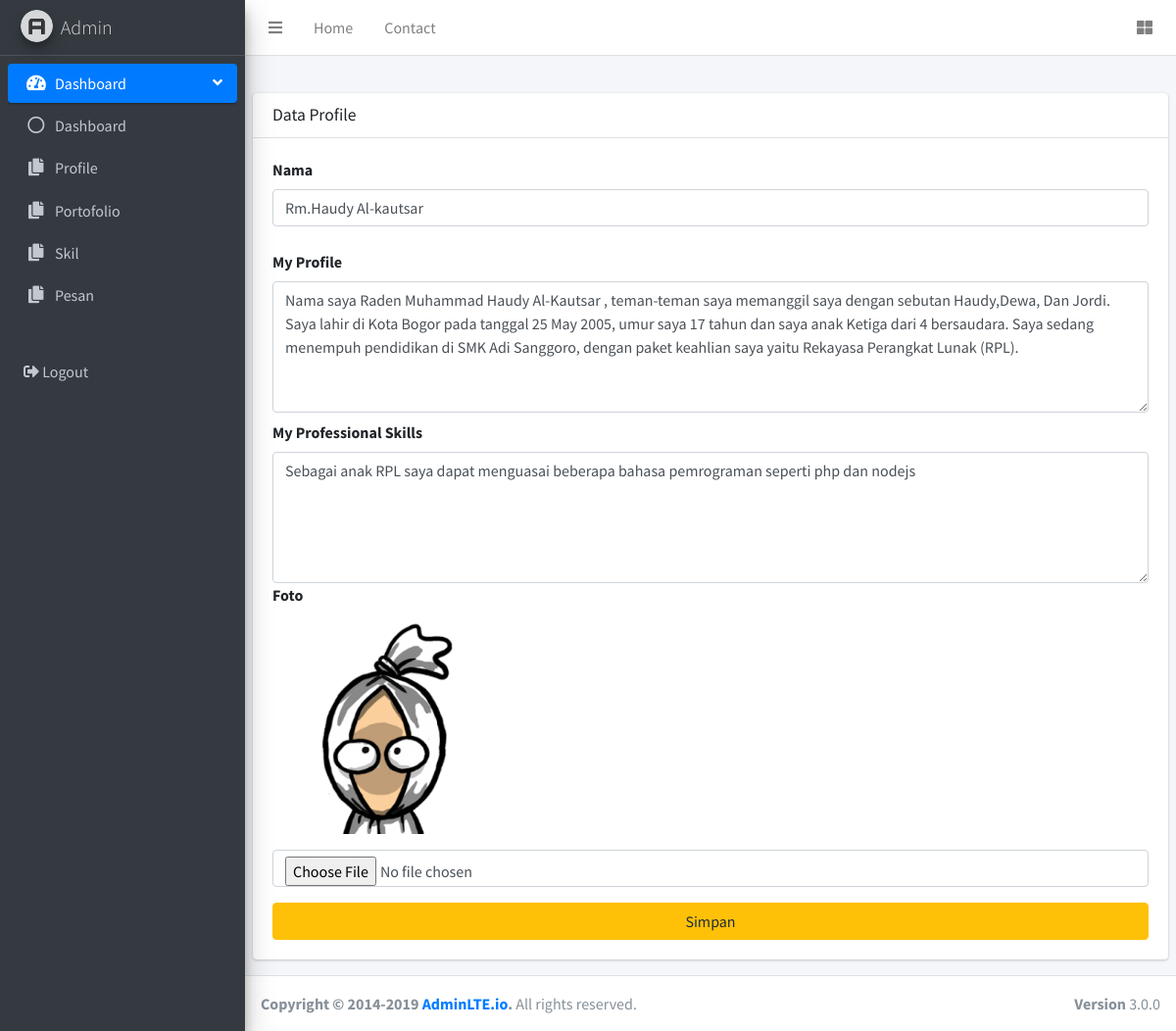
The app's page /admin/pages/layout/profile.php (signed in) with its own data.
### tables this page shows
CREATE TABLE `tb_profile` (
  `id_profile` int NOT NULL,
  `nama_lengkap` varchar(50) NOT NULL,
  `my_profile` text NOT NULL,
  `my_personal_skil` text NOT NULL,
  `gambar` varchar(50) NOT NULL
);

### admin/pages/layout/profile.php (the view, shortened to what this page needs)
<?php
include "../../../db/koneksi.php";
?>
<!DOCTYPE html>
<html>
<head>
    <link rel="stylesheet" href="../../plugins/fontawesome-free/css/all.min.css">
    <link rel="stylesheet" href="https://code.ionicframework.com/ionicons/2.0.1/css/ionicons.min.css">
    <link rel="stylesheet" href="../../plugins/datatables-bs4/css/dataTables.bootstrap4.css">
    <link rel="stylesheet" href="../../dist/css/adminlte.min.css">
</head>
<body class="hold-transition sidebar-mini">
    <div class="wrapper">
        <nav class="main-header navbar navbar-expand navbar-white navbar-light">
            <ul class="navbar-nav">
                <li class="nav-item">
                    <a class="nav-link" data-widget="pushmenu" href="#"><i class="fas fa-bars"></i></a>
                </li>
                <li class="nav-item d-none d-sm-inline-block">
                    <a href="../../index.html" class="nav-link">Home</a>
                </li>
                <li class="nav-item d-none d-sm-inline-block">
                    <a href="#" class="nav-link">Contact</a>
                </li>
            </ul>
            <ul class="navbar-nav ml-auto">
                <li class="nav-item">
                    <a class="nav-link" data-widget="control-sidebar" data-slide="true" href="#">
                        <i class="fas fa-th-large"></i>
                    </a>
                </li>
            </ul>
        </nav>
        <aside class="main-sidebar sidebar-dark-primary elevation-4">
            <a href="../../index.html" class="brand-link">
                <img src="../../dist/img/AdminLTELogo.png" alt="AdminLTE Logo" class="brand-image img-circle elevation-3" style="opacity: .8">
                <span class="brand-text font-weight-light">Admin</span>
            </a>
            <div class="sidebar">
                <nav class="mt-2">
                    <ul class="nav nav-pills nav-sidebar flex-column" data-widget="treeview" role="menu" data-accordion="false">
                        <li class="nav-item has-treeview menu-open">
                            <a href="#" class="nav-link active">
                                <i class="nav-icon fas fa-tachometer-alt"></i>
                                <p>
                                    Dashboard
                                    <i class="right fas fa-angle-left"></i>
                                </p>
                            </a>
                            <ul class="nav nav-treeview">
                                <li class="nav-item">
                                    <a href="../../index.php" class="nav-link">
                                        <i class="far fa-circle nav-icon"></i>
                                        <p>Dashboard</p>
                                    </a>
                                </li>
                            </ul>
                        </li>
                        <li class="nav-item has-treeview">
                            <a href="profile.php" class="nav-link">
                                <i class="nav-icon fas fa-copy"></i>
                                <p>
                                    Profile
                                </p>
                            </a>
                        </li>
                        <li class="nav-item has-treeview">
                            <a href="portofolio.php" class="nav-link">
                                <i class="nav-icon fas fa-copy"></i>
                                <p>
                                    Portofolio
                                </p>
                            </a>
                        </li>
                        <li class="nav-item has-treeview">
                            <a href="skil.php" class="nav-link">
                                <i class="nav-icon fas fa-copy"></i>
                                <p>
                                    Skil
                                </p>
                            </a>
                        </li>
                        <li class="nav-item has-treeview">
                            <a href="pesan.php" class="nav-link">
                                <i class="nav-icon fas fa-copy"></i>
                                <p>
                                    Pesan
                                </p>
                            </a>
                        </li>
                        <li class="nav-header"></li>
                        <li class="nav-item">
                            <a href="logout.php" class="nav-link">
                                <i class="fas fa-sign-out-alt"></i>
                                <p>
                                    Logout
                                </p>
                            </a>
                        </li>
                    </ul>
                </nav>
            </div>
        </aside>
        <div class="content-wrapper">
            <section class="content-header">
            </section>
            <section class="content">
                <div class="row">
                    <div class="col-12">
                        <div class="card">
                            <div class="card-header">
                                <h3 class="card-title">Data Profile</h3>
                            </div>
                            <div class="card-body">
                                <?php
                                $sqlProfile = mysqli_query($koneksi, "SELECT * FROM tb_profile");
                                $profile = mysqli_fetch_assoc($sqlProfile);
                                ?>
                                <form action="" method="POST" enctype="multipart/form-data">
                                    <label for="">Nama</label>
                                    <input type="text" name="nama_lengkap" class="form-control" value="<?= $profile['nama_lengkap'] ?>" />
                                    <br>
                                    <label for="">My Profile</label>
                                    <textarea name="my_profile" class="form-control" id="" cols="20" rows="5"><?= $profile['my_profile'] ?></textarea>
                                    <label for="" class="mt-2">My Professional Skills</label>
                                    <textarea name="my_personal_skil" class="form-control" id="" cols="20" rows="5"><?= $profile['my_personal_skil'] ?></textarea>
                                    <label for="">Foto</label>
                                    <div>
                                        <img src="../../public/img/<?= $profile['gambar'] ?>" alt="none" class="w-25">
                                        <input type="file" name="gambar" accept=".jpg, .png, .JPEG, .JPG, .PNG" class="form-control mt-3">
                                    </div>
                                    <button type="submit" name="submit" class="btn btn-warning w-100 mt-3">Simpan</button>
                                </form>
                            </div>
                        </div>
                    </div>
                </div>
            </section>
        </div>
        <footer class="main-footer">
            <div class="float-right d-none d-sm-block">
                <b>Version</b> 3.0.0
            </div>
            <strong>Copyright &copy; 2014-2019 <a href="http://adminlte.io">AdminLTE.io</a>.</strong> All rights
            reserved.
        </footer>
    </div>
</body>
</html>

### records on screen
tb_profile: nama_lengkap "Rm.Haudy Al-kautsar", my_profile "Nama saya Raden Muhammad Haudy Al-Kautsar , teman-teman saya memanggil saya dengan sebutan Haudy,Dewa, Dan Jordi. Saya lahir di Kota Bogor pada tanggal 25 May 2005, umur saya 17 tahun dan saya anak Ketiga dari 4 bersaudara. Saya sedang menempuh pendidikan di SMK Adi Sanggoro, dengan paket keahlian saya yaitu Rekayasa Perangkat Lunak (RPL).", my_personal_skil "Sebagai anak RPL saya dapat menguasai beberapa bahasa pemrograman seperti php dan nodejs", gambar (picture)
